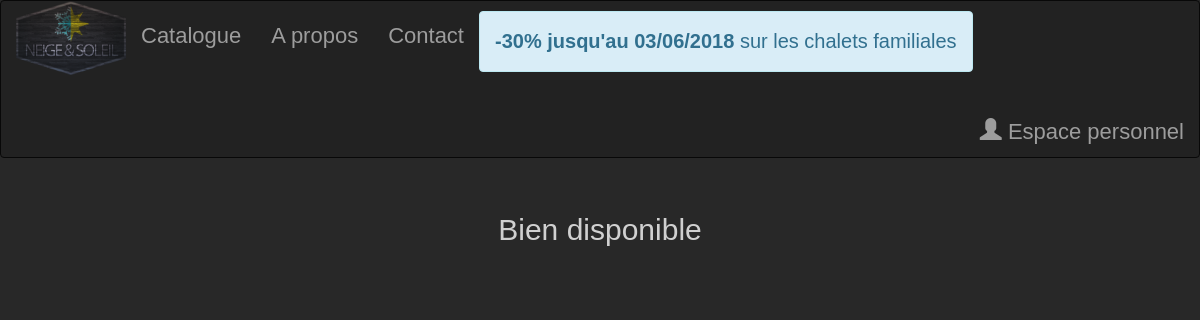
The app's page /neige/logement/type.php?idtype=1, older data.
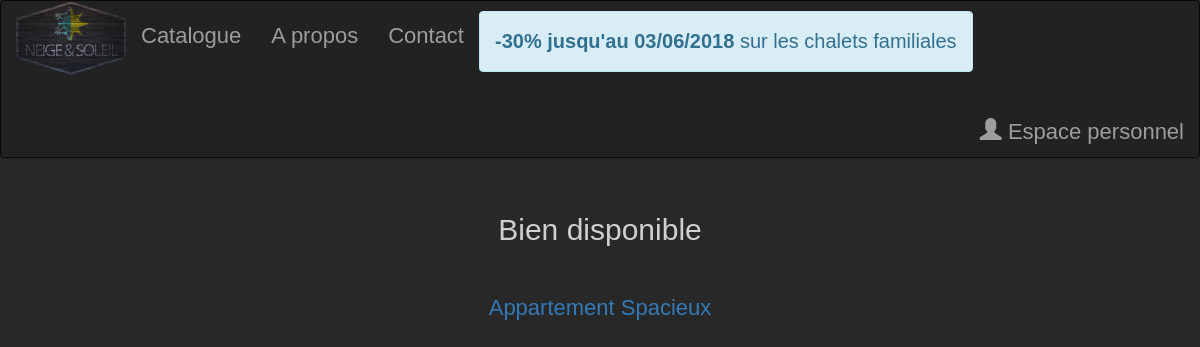
The same page, newer data.
### tables this page shows
create table logement (
  idlogement int auto_increment,
  titre varchar(150),
  emplacement text,
  etage text,
  prix text,
  taille text,
  idtype int,
  caracteristique text,
  id int ,
  photo text,
  createdate date,
  status enum("valide","invalide","en attente") DEFAULT 'en attente',
  idreservation int,
  primary key (idlogement),
  foreign key (id) references user(id),
  foreign key (idreservation) references reservation(idreservation),
  foreign key (idtype) references type (idtype));

### neige/logement/type.php (the view, shortened to what this page needs)
<?php
require("bddconnect.php");
if(isset($_GET['idtype']) AND $_GET['idtype'] > 0)
{
	$reponse = $bdd->prepare('SELECT * FROM logement WHERE idtype=? AND status = "Valide";');
	$reponse->BindValue(1, $_GET['idtype'], PDO::PARAM_INT);
	$reponse->execute();
}
?>
<html>
<head>
	<link rel="stylesheet" href="https://maxcdn.bootstrapcdn.com/bootstrap/3.3.7/css/bootstrap.min.css">
	<link href="../style.css" rel="stylesheet" type="text/css">
</head>
<body>
	<nav class="navbar navbar-inverse">
<div class="container-fluid">
	<div class="navbar-header">
		<a class="nav-link active" href="../index.php"><img src="../images/logos.png" alt="neige&soleil" width="110px"></a>
	</div>
				<ul class="nav navbar-nav">
					<li class="nav-item">
						<a class="nav-link active" href="liste_type.php">Catalogue</a>
					</li>
					<li class="nav-item">
						<a class="nav-link active" href="../apropos.php">A propos</a>
					</li>
					<li class="nav-item">
						<a class="nav-link active" href="../contact.php">Contact</a>
					</li>
					<li class="nav-item" >
						<div class="alert alert-info" role="alert">
								<strong>-30% jusqu'au 03/06/2018</strong> sur les chalets familiales
						</div>
					</li>
				</ul>
				<ul class="nav navbar-nav navbar-right">
					<li><a href="../profil/portail.php"><span class="glyphicon glyphicon-user"></span> Espace personnel</a></li>
				</ul>
			</div>
		</nav>
	</br><center>
		<h2>Bien disponible</h2>
		<?php
		while ($donnees = $reponse->fetch())
		{
			echo'<a href="logement.php?idlogement='.$donnees['idlogement'].'">'.stripslashes(htmlspecialchars($donnees['titre'])).'</a></br>';
		}
		?></center>
	</body>
</html>

### neige/style.css (style rules this page uses)
* { margin:0; padding:0; }
body, html { height:100%; }
body { margin: 0; padding: 0; background: #282828; font-family: 'Abel', sans-serif; font-size: 25px; color: #D0D0D0; }
.navbar { padding-bottom: -5px; margin-bottom: 0px; }
li,a { padding-top: 10px; font-family: 'arial', sans-serif; font-size: 22px; }
.alert { font-size: 20px; }

Row changes from the older to the newer data that the page shows:
added logement: titre "Appartement Spacieux"
